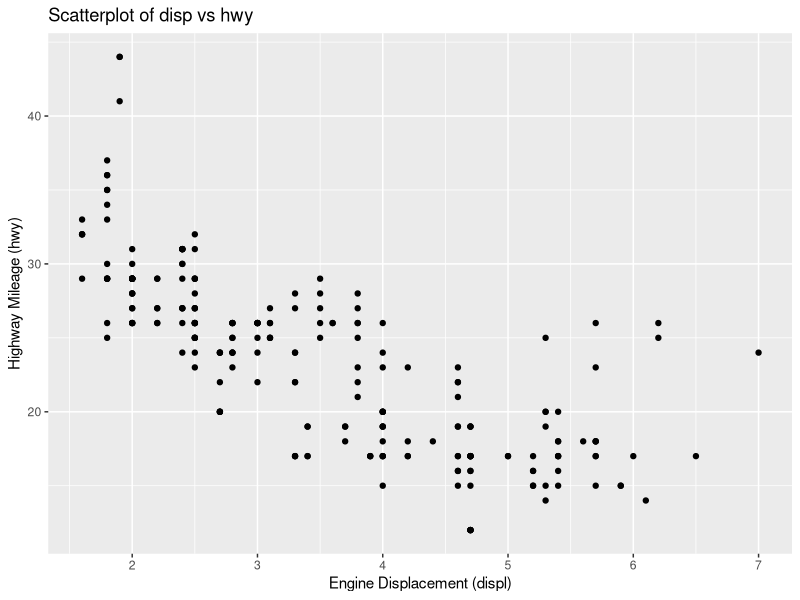
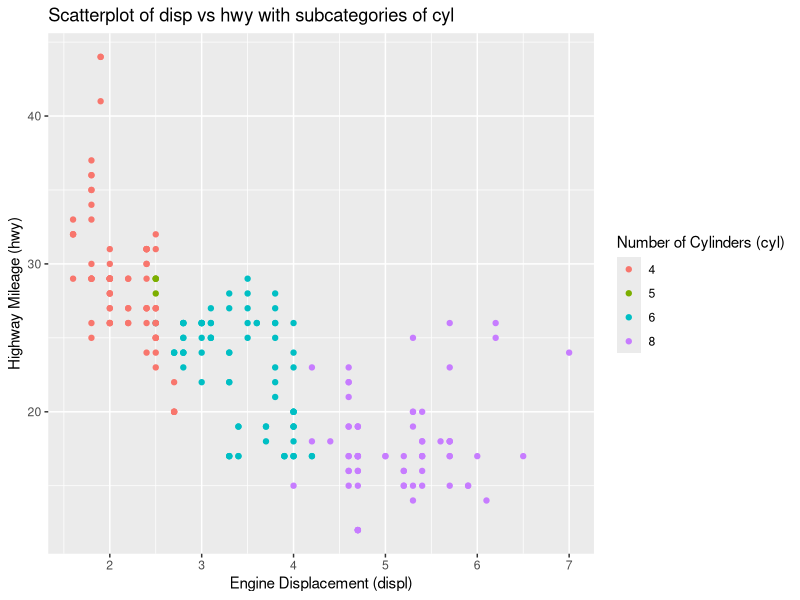
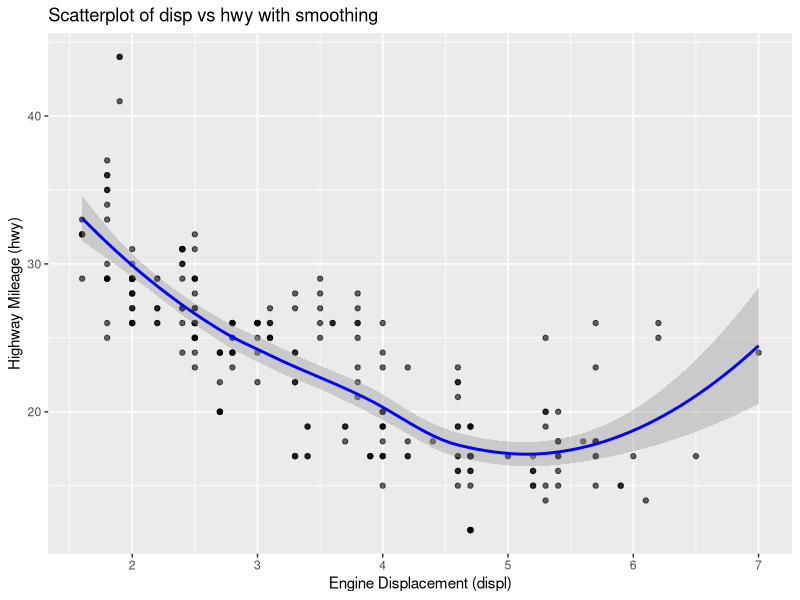
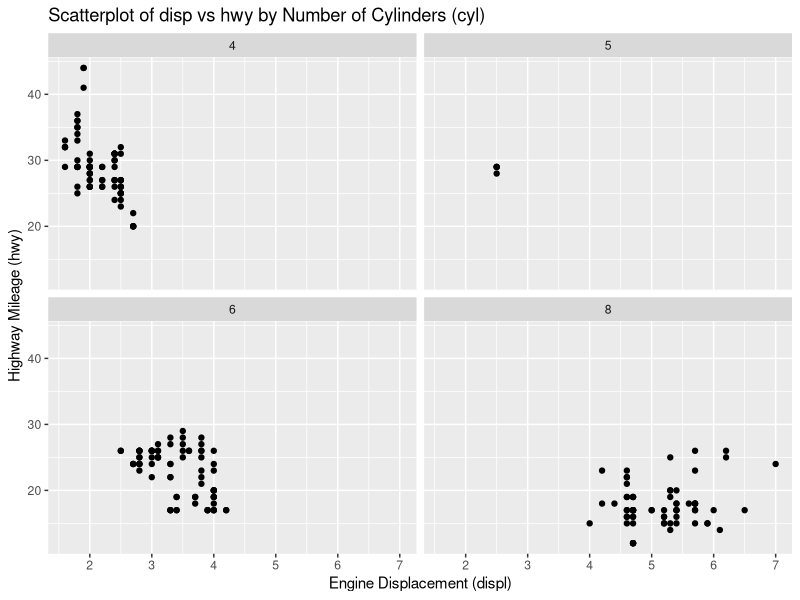
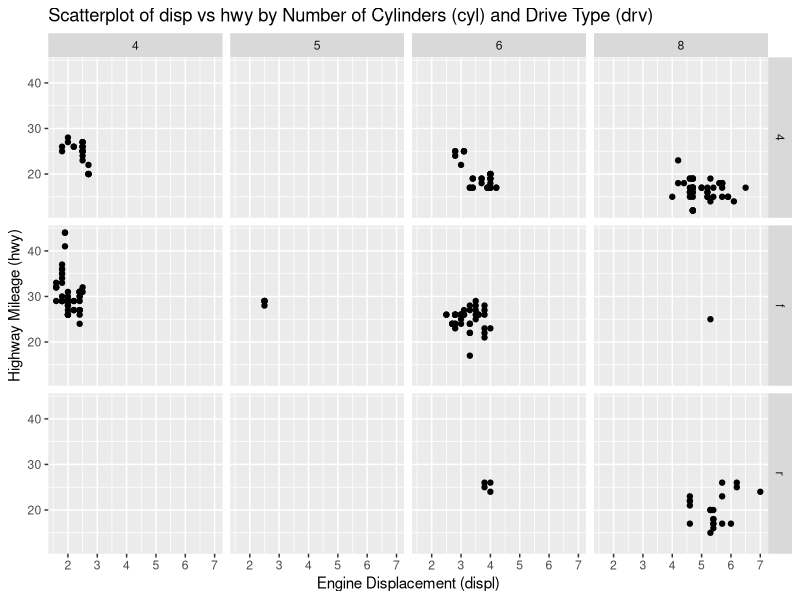

Here is the R script that generated these plots, in order:
# Part 3: Use "mpg" data of ggplot2 library and test the hypothesis that large engine cars (displ) 
# have less highway milage (hwy) using scatterplot (geom_point) for overall plot 
# and subcategories of disp variable with ggplot2 package. Then, perform smoothing 
# on this scatterplot and explain the algorithm/method used to do smoothing by the 
# ggplot2 package. Finally, use facet wrap and facet grid layers to show scatterplots
# for cyl and drv variables in ggplot2 and explain the results carefully.

# Load the required libraries
library(ggplot2)

data(mpg)
# Check the structure of the dataset
str(mpg)
# Check the first few rows of the dataset
head(mpg)
# Check the summary of the dataset
summary(mpg)
# Check the names of the columns in the dataset
names(mpg)

# Check the number of rows and columns in the dataset
dim(mpg)

# Hypothesis testing
# Hypothesis: Large engine cars (displ) have less highway mileage (hwy)
# Null Hypothesis (H0): There is no relationship between engine size (displ) and highway mileage (hwy).
# Alternative Hypothesis (H1): There is a negative relationship between engine size (displ) and highway mileage (hwy).

# Create a scatterplot of displ vs hwy
ggplot(mpg) +
  geom_point(aes(x = displ, y = hwy)) +
  labs(title = "Scatterplot of disp vs hwy",
       x = "Engine Displacement (displ)",
       y = "Highway Mileage (hwy)"
  )
# Interpretation: We observe a negative correlation — as displ increases, 
# hwy tends to decrease. This supports the hypothesis that larger engines have lower fuel efficiency.

# Plot the scatter plot with subcategories of displ
ggplot(mpg) +
  geom_point(aes(x = displ, y = hwy, color = factor(cyl))) +
  labs(title = "Scatterplot of disp vs hwy with subcategories of cyl",
       x = "Engine Displacement (displ)",
       y = "Highway Mileage (hwy)",
       color = "Number of Cylinders (cyl)"
  )
# Interpretation: The scatterplot shows that cars with more cylinders (cyl) tend 
# to have larger displ and lower hwy.

# Smoothing
# perform smoothing on this scatterplot and explain the algorithm/method used to do smoothing by the ggplot2 package
ggplot(mpg) +
  geom_point(aes(x = displ, y = hwy), alpha=0.6) +
  geom_smooth(aes(x = displ, y = hwy), method = "loess", se = TRUE, color = "blue") +
  labs(title = "Scatterplot of disp vs hwy with smoothing",
       x = "Engine Displacement (displ)",
       y = "Highway Mileage (hwy)"
  )
# Interpretation: The blue line represents a locally weighted regression (loess)
# fitted to the data. The loess method is a non-parametric regression method that
# fits a smooth curve to the data by using local polynomial regression fitting.
# It is particularly useful for capturing non-linear relationships in the data.
# The shaded area around the line represents the confidence interval for the fitted values.

# Facet wrap
ggplot(mpg) +
  geom_point(aes(x = displ, y = hwy)) +
  facet_wrap(~cyl) +
  labs(title = "Scatterplot of disp vs hwy by Number of Cylinders (cyl)",
       x = "Engine Displacement (displ)",
       y = "Highway Mileage (hwy)"
  )
# Interpretation: The facet wrap creates separate scatterplots for each level of the cyl variable.
# This allows us to see how the relationship between displ and hwy varies with the number of cylinders.
# The vechile with less than 4 cylinders have higher hwy mileage compared to the vehicles with more than 4 cylinders.
# Vechile with 8 cylinders have the least hwy mileage.

# Facet grid
ggplot(mpg) +
  geom_point(aes(x = displ, y = hwy)) +
  facet_grid(drv ~ cyl) +
  labs(title = "Scatterplot of disp vs hwy by Number of Cylinders (cyl) and Drive Type (drv)",
       x = "Engine Displacement (displ)",
       y = "Highway Mileage (hwy)"
  )
# Interpretation: The facet grid creates a grid of scatterplots based on the levels of the drv and cyl variables.
# This allows us to see how the relationship between displ and hwy varies with both the number of cylinders and the drive type.
# The grid layout helps to visualize the interaction between these two categorical variables.
# The scatterplots show that the relationship between displ and hwy is similar across different drive types (fwd, rwd, 4wd),
# but the overall trend is that larger engines (displ) tend to have lower highway mileage (hwy).
# Conclusion: The analysis shows that larger engine cars tend to have lower highway mileage.

